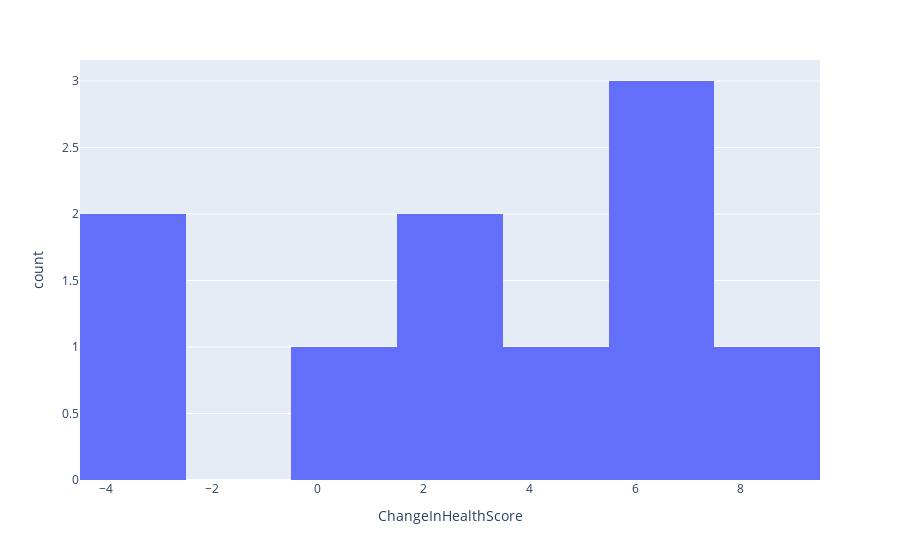

Notebook cell for this chart:
### Markdown cell above
##### The problem
We want to know if this new vaccine created by AliTech improves the health of the patients that take it. For this to be true, we need to be confident that the drug has some positive effect on the patient that takes it. In other words, we need to be able to reject the null hypothesis, the fact that the vaccine may have no effect.

Lets first plot our sample data and see if we notice any trends.

### Code cell
import pandas as pd
import plotly.express as px
import numpy as np
import plotly.figure_factory as ff

np.random.seed(0)

vaccine_data = pd.read_csv('vaccine_data.csv')
vaccine_data['ChangeInHealthScore'] = vaccine_data['FinalHealthScore'] - vaccine_data['InitialHealthScore']

fig = px.histogram(vaccine_data, x="ChangeInHealthScore", nbins=10)
fig.show()

### Figure 1 — Plotly figure (JSON) as saved in the notebook; plotly's stock layout.template omitted (floating-point values rounded to 4 significant figures)
{"data": [{"alignmentgroup": "True", "bingroup": "x", "hovertemplate": "ChangeInHealthScore=%{x}<br>count=%{y}<extra></extra>", "legendgroup": "", "marker": {"color": "#636efa", "pattern": {"shape": ""}}, "name": "", "nbinsx": 10, "offsetgroup": "", "orientation": "v", "showlegend": false, "type": "histogram", "x": [2, 8, -3, 5, 3, 6, 7, -3, 7, 1], "xaxis": "x", "yaxis": "y"}], "layout": {"barmode": "relative", "legend": {"tracegroupgap": 0}, "margin": {"t": 60}, "xaxis": {"anchor": "y", "domain": [0, 1], "title": {"text": "ChangeInHealthScore"}}, "yaxis": {"anchor": "x", "domain": [0, 1], "title": {"text": "count"}}}}
